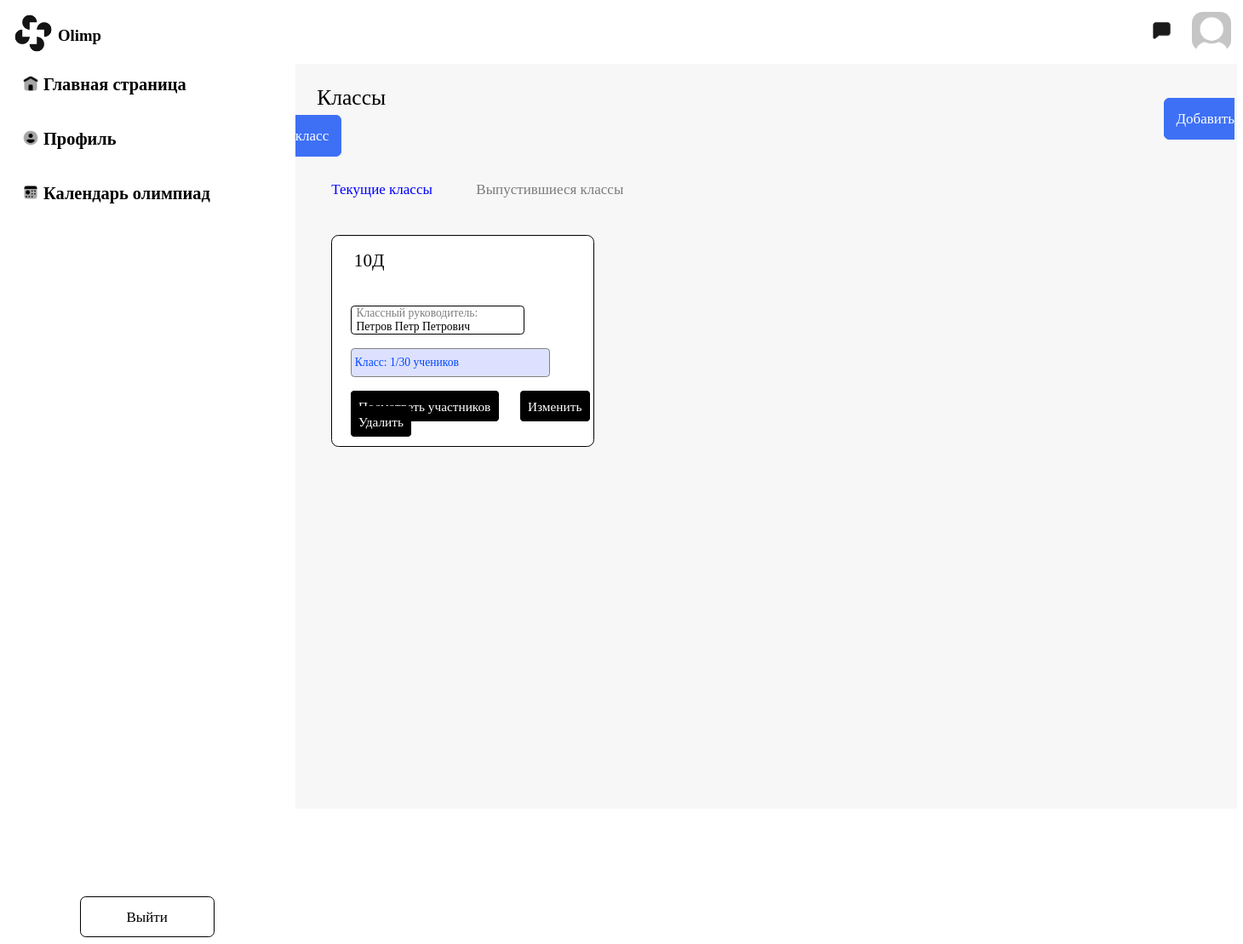
The app's page /classroom/classroom/list/ with its own data.
### main/models.py (models this page shows, shortened)
class Classroom(models.Model):
    class Meta:
        verbose_name_plural = "Учебные классы"
        verbose_name = 'Учебный класс'
    number = models.IntegerField('Цифра', blank=True, null=True)
    letter = models.CharField('Буква', max_length=1, blank=True, null=True)
    teacher = models.ForeignKey(to='users.User', blank=True, null=True, on_delete=models.CASCADE,
                                related_name='teacher')
    child = models.ManyToManyField(to='users.User', blank=True, related_name='Child')

### users/models.py (models this page shows, shortened)
class User(AbstractUser):
    class Meta:
        verbose_name_plural = "Пользователи"
        verbose_name = "Пользователь"
    class Gender(models.TextChoices):
        MALE = 'М'
        WOMENS = 'Ж'
    image = models.ImageField(upload_to='users_images', null=True, blank=True)
    surname = models.CharField(
        "Отчество пользователя (при наличии)", max_length=256, blank=True, null=True
    )
    birth_date = models.DateField('Дата рождения', blank=True, null=True)
    gender = models.CharField("Пол учителя", max_length=2, choices=Gender.choices, default=Gender.MALE)
    is_teacher = models.BooleanField("Учитель", default=False, blank=True,
                                     null=True)  # null ИЗМЕНИТЬ НА FALSE когда будет страница регистрации
    is_child = models.BooleanField("Ученик", default=False, blank=True,
                                   null=True)  # null ИЗМЕНИТЬ НА FALSE когда будет страница регистрации
    is_admin = models.BooleanField("Администратор",
                                   default=False, blank=True,
                                   null=True)  # null ИЗМЕНИТЬ НА FALSE когда будет страница регистрации
    classroom_guide = models.ForeignKey('main.Classroom', related_name='classroom_teachers', blank=True,
                                        on_delete=models.CASCADE, null=True)
    subject = models.ManyToManyField(to="main.Subject", verbose_name="Какой предмет ведёт учитель", blank=True)
    post_job_teacher = models.ManyToManyField(to="main.Post", verbose_name="Должность учителя", blank=True)
    classroom = models.ForeignKey(to='main.Classroom', on_delete=models.CASCADE, verbose_name='Класс ученика',
                                  blank=True, null=True)

### classroom/views.py (the view, shortened to what this page needs)
# urls.py: path('classroom/list/', ListClassroom.as_view(), name='list_classroom'),
class ListClassroom(View, LoginRequiredMixin, AdminRequiredMixin):
    def get(self, request):
        classroom = Classroom.objects.all()
        return render(request, 'list_classroom/list_classroom.html', context={'classroom': classroom})

### classroom/templates/list_classroom/list_classroom.html (shortened to what this page needs)
<!DOCTYPE html>
{% load static %}
<html lang="en">
<head>
    <link rel="stylesheet" href="{% static 'list_classroom/list_classroom.css' %}">
    <link rel="stylesheet" href="{% static 'header/header.css' %}">
    <link rel="stylesheet" href="{% static 'navbar/navbar.css' %}">
</head>
{% include 'header/header.html' %}
{% include 'navbar/navbar.html' %}
<body>
<div class="main">
    <div class="classes">Классы</div>
    <a class="addclass" href="{% url 'classroom:classroom_create' %}">Добавить класс</a>
    <div class="sha">Текущие классы</div>
    <div class="do">Выпустившиеся классы</div>
    {% for classroom in classroom %}
    <div class="pole">
        <div class="class">{{ classroom.number }}{{ classroom.letter }}</div>
        <div class="clasruk">
            <div class="classruk">Классный руководитель:</div>
            <div class="rukovoditel">{{ classroom.teacher.last_name }} {{ classroom.teacher.first_name }} {{ classroom.teacher.surname }}
            </div>
        </div>
        <div class="kolvo">Класс: {{ classroom.child.count }}/30 учеников</div>
        <a href="{% url 'classroom:student-applications-admin' classroom.id %}" class="watchinfo" type="button">Посмотреть
            участников</a>
        <a href="{% url 'classroom:classroom_update' classroom.pk %}" class="watchinfo" type="button">Изменить</a>
        <a href="{% url 'classroom:classroom_delete' classroom.pk %}" class="watchinfo" type="button">Удалить</a>
    </div>
    {% endfor %}
</div>
</body>
</html>

### static/list_classroom/list_classroom.css (style rules this page uses)
html { overflow: hidden; font-family: Bahnschrift; zoom: 85%; max-width: 100%; max-height: 100%; }
.main { background-color: #f7f7f7; margin-left: 400px; padding-bottom: 500px; }
.classes { font-size: 30px; margin-left: 30px; padding-top: 30px; font-family: Bahnschrift; }
.sha { margin-left: 50px; margin-top: 50px; font-size: 20px; text-decoration: none; color: blue; }
.do { margin-left: 250px; font-size: 20px; margin-top: -23px; opacity: 0.5; }
.addclass { transition-property: background; transition-duration: 0.3s; width: 183.822px; height: 56px; padding: 16px; padding-top: -20px; margin-left: 1200px; justify-content: center; align-items: center; flex-shrink: 0; border-radius: 8px; border: 1.5px solid #3d70f5; text-decoration: none; color: #FFFFFF; background: #3d70f5; left: 500px; font-family: Bahnschrift; font-size: 20px; font-style: normal; font-weight: 400; line-height: normal; }
.pole { border: 1.5px solid #000000; border-radius: 10px; width: 361px; height: 291px; background-color: #FFFFFF; margin-left: 50px; margin-top: 50px; }
.class { font-size: 25px; padding-top: 20px; padding-left: 20px; margin-left: 10px; }
.clasruk { margin-left: 25px; width: 233px; margin-top: 48px; border: 1.5px solid black; border-radius: 5px; padding-left: 5px; }
.classruk { opacity: 0.5; margin-left: 2px; }
.rukovoditel { margin-left: 2px; }
.kolvo { margin-left: 25px; border: 1.5px solid gray; border-radius: 5px; background-color: #DDE1FF; color: #0047ff; width: 269px; margin-top: 18px; height: 28px; padding-top: 10px; padding-left: 5px; margin-bottom: 30px; }
.watchinfo { transition-property: background; transition-duration: 0.3s; width: 307px; margin-top: 60px; margin-left: 25px; height: 44px; padding: 10px; justify-content: center; align-items: center; flex-shrink: 0; border-radius: 5px; border: 1.5px solid #000000; color: white; background: #000000; left: 110px; bottom: 10px; font-family: Bahnschrift; font-size: 18px; font-style: normal; font-weight: 400; line-height: normal; text-decoration: none; }

### records on screen
Classroom: number "10", letter "Д", teacher.last_name "Петров", teacher.first_name "Петр", teacher.surname "Петрович", child.count "1"
